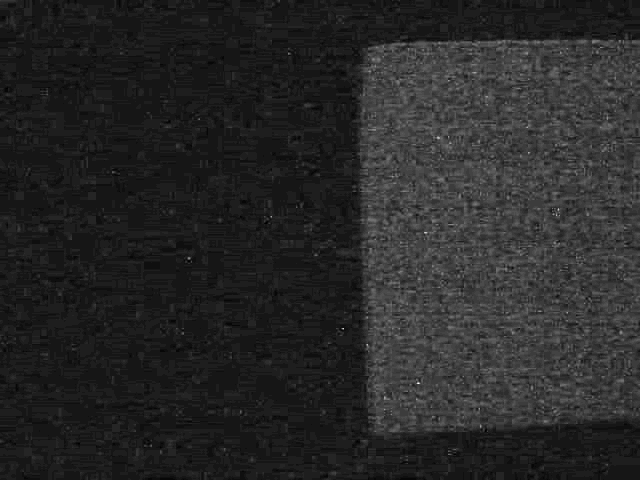
#> input picture imagenes_bi/imagen0.jpg, 640 x 480 px, found by its file name; its folder holds 4 pictures in this run
$ python recorte.py
#> lines starting #> are read from the running program, lines starting #| are printed output that depends on the picture
import cv2
import os
# Leemos la imagen de entrada, la mostramos e imprimimos sus dimensiones.
#se declara varible que contien la carpeta donde se tienes las imagenes capturadas
pathInput = "D:\\PROGRAMA_TESIS\\imagenes_bi"
#nombreImagenes me permite conocer el nombre de los archivos que se tienen en la carpeta de pathInput
nombreImagenes = os.listdir(pathInput)
#se declara varible que contien la carpeta donde se guardaran las imagenes segmentadas
pathOutput = "D:\\PROGRAMA_TESIS\\Recorte_imagen"
cont=0

for i in range(len(nombreImagenes)):

    pathImagen = os.path.join(pathInput,nombreImagenes[i])
    #pathImagenOut contiene la dirección y nombre de cada imagen contenidas que se almacenara en segmentada
    pathImagenOut = os.path.join(pathOutput,nombreImagenes[i])
    imagen = cv2.imread(pathImagen) #leo las imagenes
#> imagen is the input picture: shape (480, 640, 3); min 0, max 34, mean 5.4
    cropped=(imagen[38:443, 322:374]) #recorto la imagen
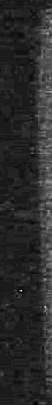
#> cropped: shape (405, 52, 3); min 0, max 28, mean 4.7; drawn with min black and max white
    cv2.imwrite(pathImagenOut,cropped) #almaceno el recorte
#> pass 2 of the loop `for i in range(len(nombreImagenes)):`:
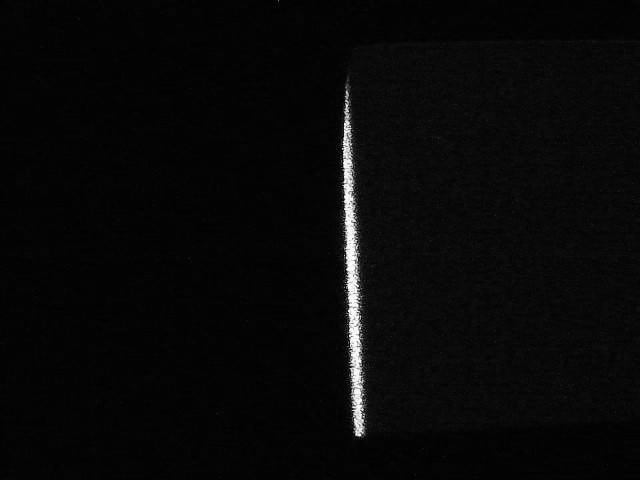
#> input picture imagenes_bi/imagen1.jpg, 640 x 480 px, found by its file name
#> imagen is the input picture: shape (480, 640, 3); min 0, max 255, mean 8.1
#> `cropped=(imagen[38:443, 322:374])`:
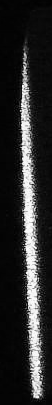
#> cropped: shape (405, 52, 3); min 0, max 255, mean 42.7
#> pass 3 of the loop `for i in range(len(nombreImagenes)):`:
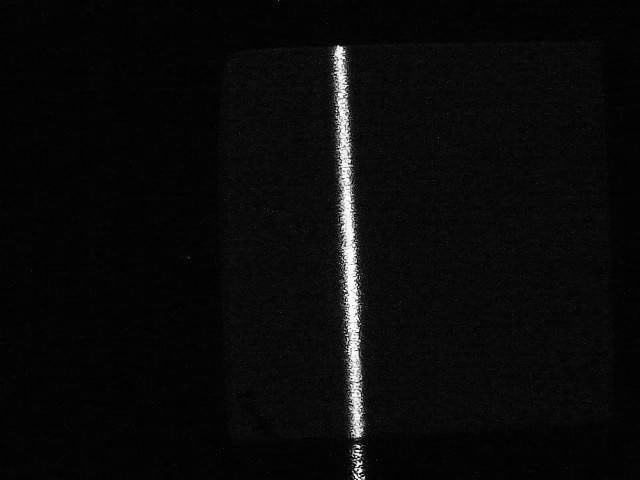
#> input picture imagenes_bi/imagen10.jpg, 640 x 480 px, found by its file name
#> imagen is the input picture: shape (480, 640, 3); min 0, max 255, mean 10
#> `cropped=(imagen[38:443, 322:374])`:
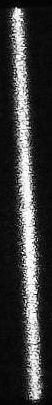
#> cropped: shape (405, 52, 3); min 0, max 255, mean 58.5
#> the loop made 4 passes; the first 3 are shown
